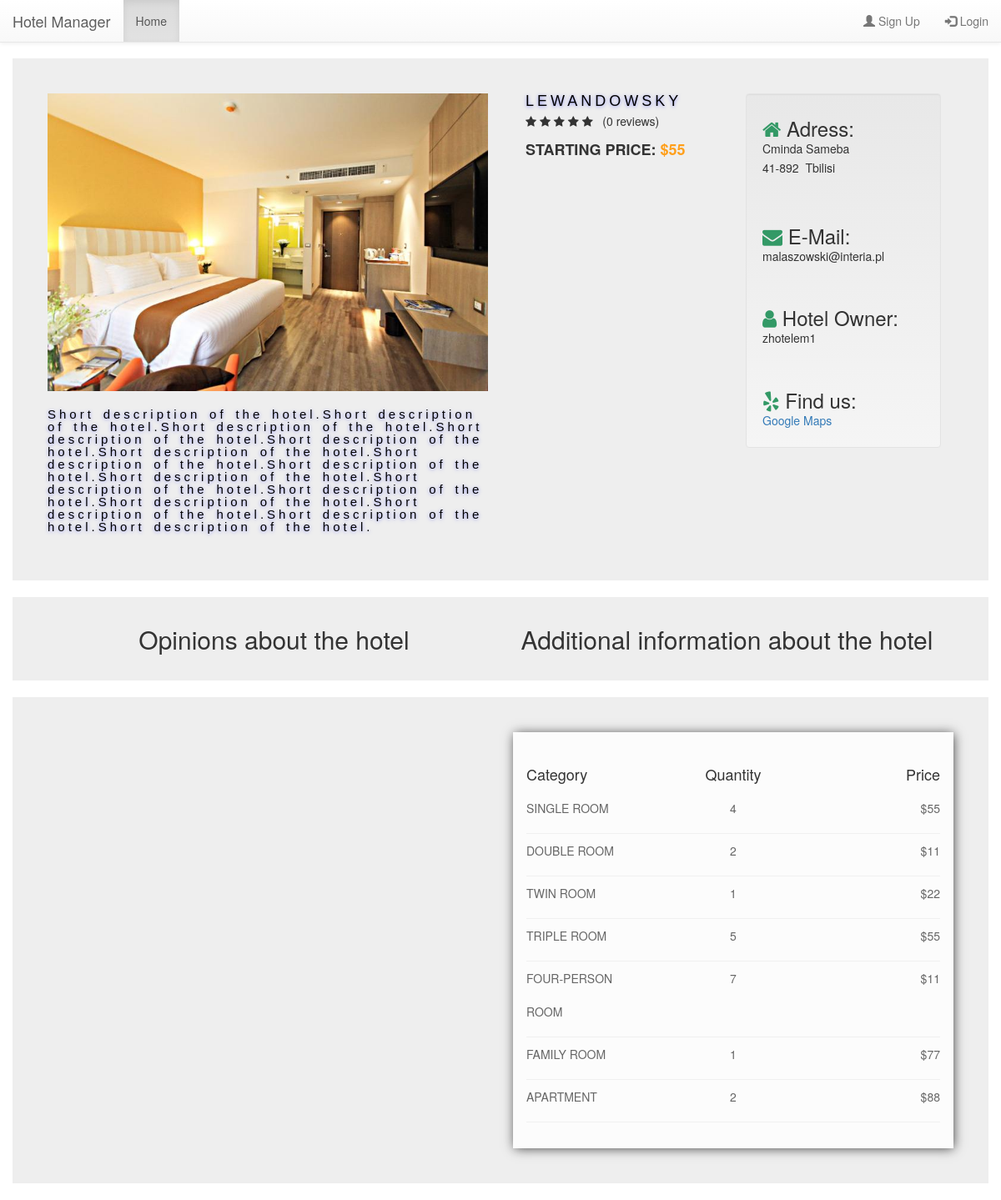
The page /booking/home/3 on the database its author committed.
### booking/models.py (models this page shows, shortened)
class Hotel(models.Model):
    hotel_owner = models.ForeignKey(HotelOwner, on_delete=models.CASCADE)
    hotel_name = models.CharField(max_length=120, verbose_name="Your hotel name")
    hotel_country = models.CharField(max_length=50, verbose_name="Your hotel country")
    hotel_city = models.CharField(max_length=100, verbose_name="Your hotel city")
    hotel_zip_code = models.CharField(max_length=6, default="43-701", verbose_name="Your hotel zip code")
    hotel_street = models.CharField(max_length=100, verbose_name="Your hotel street")
    hotel_street_number = models.IntegerField(default=0, verbose_name="Your hotel street number")
    hotel_place_number = models.IntegerField(default=0, verbose_name="Your hotel place number")
    hotel_short_desc = models.TextField(max_length=200, verbose_name="Briefly describe your hotel")
    hotel_long_desc = models.TextField(max_length=2000, verbose_name="Full description of your hotel")
    hotel_image = models.FileField(verbose_name="Upload image with your hotel")
    hotel_rating = models.FloatField(default=0.0)
    hotel_room_sgl = models.PositiveIntegerField(validators=[MinValueValidator(0)], default=0,
                                                 verbose_name="Number of single rooms in your hotel")
    hotel_room_dbl = models.PositiveIntegerField(validators=[MinValueValidator(0)], default=0,
                                                 verbose_name="Number of double rooms in your hotel")
    hotel_room_twin = models.PositiveIntegerField(validators=[MinValueValidator(0)], default=0,
                                                  verbose_name="Number of twin rooms in your hotel")
    hotel_room_tpl = models.PositiveIntegerField(validators=[MinValueValidator(0)], default=0,
                                                 verbose_name="Number of triple rooms in your hotel")
    hotel_room_qdbl = models.PositiveIntegerField(validators=[MinValueValidator(0)], default=0,
                                                  verbose_name="Number of quad rooms in your hotel")
    hotel_room_family = models.PositiveIntegerField(validators=[MinValueValidator(0)], default=0,
                                                    verbose_name="Number of family rooms in your hotel")
    hotel_room_apartment = models.PositiveIntegerField(validators=[MinValueValidator(0)], default=0,
                                                       verbose_name="Number of apartment rooms in your hotel")
    hotel_room_sgl_price = models.PositiveIntegerField(validators=[MinValueValidator(0)], default=0,
                                                       verbose_name="Your hotel single room price in $")
    hotel_room_dbl_price = models.PositiveIntegerField(validators=[MinValueValidator(0)], default=0,
                                                       verbose_name="Your hotel double room price in $")
    hotel_room_twin_price = models.PositiveIntegerField(validators=[MinValueValidator(0)], default=0,
                                                        verbose_name="Your hotel twin room price in $")
    hotel_room_tpl_price = models.PositiveIntegerField(validators=[MinValueValidator(0)], default=0,
                                                       verbose_name="Your hotel triple room price in $")
    hotel_room_qdbl_price = models.PositiveIntegerField(validators=[MinValueValidator(0)], default=0,
                                                        verbose_name="Your hotel quad room price in $")
    hotel_room_family_price = models.PositiveIntegerField(validators=[MinValueValidator(0)], default=0,
                                                          verbose_name="Your hotel family room price in $")
    hotel_room_apartment_price = models.PositiveIntegerField(validators=[MinValueValidator(0)], default=0,
                                                             verbose_name="Your hotel apartment room price in $")

class HotelOwner(AbstractUser):
    hasHotel = models.BooleanField(default=False)
    phone_regex = RegexValidator(regex=r'^\+?1?\d{9,15}$',
                                 message="Phone number must be entered in the format: '+999999999'. Up to 15 digits "
                                         "allowed.")
    phone_number = models.CharField(validators=[phone_regex], max_length=17, blank=False, null=False)
    class Meta:
        app_label = 'booking'
        permissions = ("has_hotel", "Has hotel."),

### booking/views.py (the view, shortened to what this page needs)
# urls.py: path('home/<int:pk>', views.HotelDetails.as_view(), name='hotel_details'),
class HotelDetails(DetailView):
    model = Hotel
    context_object_name = 'hotel'
    def get_context_data(self, **kwargs):
        context = super(HotelDetails, self).get_context_data(**kwargs)
        hotel = self.object
        weekday_list = []
        r = None
        hotel_rating_rounded = round(self.object.hotel_rating)
        opinions_to_hotel = Opinion.objects.filter(opinion_to__reservation_hotel=self.object)
        opinions_to_hotel_count = opinions_to_hotel.count()
        context['opinions'] = Opinion.objects.filter(opinion_to__reservation_hotel=self.object)
        context['hotel_rating_rounded'] = hotel_rating_rounded
        context['hotel_rating_left'] = 5 - hotel_rating_rounded
        context['opinions_to_hotel_count'] = opinions_to_hotel_count
        return context

### booking/templatetags/booking_extras.py (called while the page is built)
@register.filter(name='times')
def times(number):
    return range(number)

### booking/templates/booking/hotel_detail.html (shortened to what this page needs)
{% extends 'base.html' %}
{% block head %}
    {% load static %}
    {% load booking_extras %}
    <link href="{% static 'booking/style_detail.css' %}" rel="stylesheet">
    <link href="https://maxcdn.bootstrapcdn.com/font-awesome/4.7.0/css/font-awesome.min.css" rel="stylesheet">
{% endblock %}
{% block body %}
    <div class="container-fluid" style="padding-top: 20px">
        <div class="card">
            <div class="row">
                <div class="preview col-md-6">
                    <div class="preview-pic tab-content">
                        <div class="tab-pane active" id="pic-1"><img src="{{ hotel.hotel_image.url }}"/></div>
                    </div>
                    <p class="product-description" style="padding-top: 20px">
                            {{ hotel.hotel_long_desc }}
                        </p>
                </div>
                <div class="details col-md-6">
                    <div class="details col-md-6">
                        <h3 class="product-title">{{ hotel.hotel_name }}</h3>
                        <div class="rating" style="margin-top: -10px">
                            <div class="stars">
                                {% for star in hotel_rating_left|times %}
                                    <span class="fa fa-star"></span>
                                {% endfor %}
                            &nbsp;&nbsp;({{ opinions_to_hotel_count }} reviews)
                            </div>
                        </div>
                        <h4 class="price">Starting Price: <span>${{ hotel.hotel_room_sgl_price }}</span></h4>
                    </div>
                    <div class="details col-md-6">
                        <div class="well">
                            <h3 style="line-height:15%;"><i class="fa fa-home fa-1x"
                                                            style="line-height:6%;color:#339966"></i> Adress:</h3>
                            <p style="margin-top:10%;line-height:35%">{{ hotel.hotel_street }} </p>
                            <p>{{ hotel.hotel_zip_code }} &nbsp;{{ hotel.hotel_city }}</p>
                            <br/>
                            <br/>
                            <h3 style="line-height:15%;"><i class="fa fa-envelope fa-1x"
                                                            style="line-height:6%;color:#339966"></i> E-Mail:</h3>
                            <p style="margin-top:10%;line-height:35%">{{ hotel.hotel_owner.email }}</p>
                            <br/>
                            <br/>
                            <h3 style="line-height:15%;"><i class="fa fa-user fa-1x"
                                                            style="line-height:6%;color:#339966"></i> Hotel Owner:</h3>
                            <p style="margin-top:10%;line-height:35%">{{ hotel.hotel_owner }}</p>
                            <br/>
                            <br/>
                            <h3 style="line-height:15%;"><i class="fa fa-yelp fa-1x"
                                                            style="line-height:6%;color:#339966"></i> Find us:</h3>
                            <p style="margin-top:10%;line-height:35%"><a
                                    href="https://www.google.com/maps/search/?api=1&query={{ hotel.hotel_city }},{{ hotel.hotel_street }}"
                                    target="_blank">Google Maps</a></p>
                        </div>
                    </div>
                </div>
            </div>
        </div>
    </div>
    <div class="container-fluid" style="padding-bottom: 20px">
        <div class="card" style="padding-top: 30px;padding-bottom: 70px; margin-top: 20px">
            <div class="details col-md-6" style="text-align:center;">
                <p style="font-size: 30px"> Opinions about the hotel</p>
            </div>
            <div class="details col-md-6" style="text-align:center;">
                <p style="font-size: 30px;"> Additional information about the hotel </p>
            </div>
        </div>
        <div class="card" style="margin-top: 20px">
            <div class="row">
                <div class="details col-md-6">
                </div>
                <div class="details col-md-6">
                    <div class="single category ">
                        <div class="row">
                            <div class="col-6 col-md-4"><h4 style="text-align: left;">Category</h4></div>
                            <div class="col-6 col-md-4"><h4 style="text-align: center;">Quantity</h4></div>
                            <div class="col-6 col-md-4"><h4 style="text-align: right;">Price</h4></div>
                        </div>
                        <ul class="list-unstyled">
                            <li>
                                <div class="row">
                                    <div class="col-6 col-md-4"><p style="text-align: left;">Single room</p></div>
                                    <div class="col-6 col-md-4"><p
                                            style="text-align: center;">{{ hotel.hotel_room_sgl }}</p></div>
                                    <div class="col-6 col-md-4"><p style="text-align: right;">
                                        ${{ hotel.hotel_room_sgl_price }}</p></div>
                                </div>
                            </li>
                            <li>
                                <div class="row">
                                    <div class="col-6 col-md-4"><p style="text-align: left;">Double room</p></div>
                                    <div class="col-6 col-md-4"><p
                                            style="text-align: center;">{{ hotel.hotel_room_dbl }}</p></div>
                                    <div class="col-6 col-md-4"><p style="text-align: right;">
                                        ${{ hotel.hotel_room_dbl_price }}</p></div>
                                </div>
                            </li>
                            <li>
                                <div class="row">
                                    <div class="col-6 col-md-4"><p style="text-align: left;">Twin room</p></div>
                                    <div class="col-6 col-md-4"><p
                                            style="text-align: center;">{{ hotel.hotel_room_twin }}</p></div>
                                    <div class="col-6 col-md-4"><p style="text-align: right;">
                                        ${{ hotel.hotel_room_twin_price }}</p></div>
                                </div>
                            </li>
                            <li>
                                <div class="row">
                                    <div class="col-6 col-md-4"><p style="text-align: left;">Triple room</p></div>
                                    <div class="col-6 col-md-4"><p
                                            style="text-align: center;">{{ hotel.hotel_room_tpl }}</p></div>
                                    <div class="col-6 col-md-4"><p style="text-align: right;">
                                        ${{ hotel.hotel_room_tpl_price }}</p></div>
                                </div>
                            </li>
                            <li>
                                <div class="row">
                                    <div class="col-6 col-md-4"><p style="text-align: left;">Four-person room</p></div>
                                    <div class="col-6 col-md-4"><p
                                            style="text-align: center;">{{ hotel.hotel_room_qdbl }}</p></div>
                                    <div class="col-6 col-md-4"><p style="text-align: right;">
                                        ${{ hotel.hotel_room_qdbl_price }}</p></div>
                                </div>
                            </li>
                            <li>
                                <div class="row">
                                    <div class="col-6 col-md-4"><p style="text-align: left;">Family room</p></div>
                                    <div class="col-6 col-md-4"><p
                                            style="text-align: center;">{{ hotel.hotel_room_family }}</p></div>
                                    <div class="col-6 col-md-4"><p style="text-align: right;">
                                        ${{ hotel.hotel_room_family_price }}</p></div>
                                </div>
                            </li>
                            <li>
                                <div class="row">
                                    <div class="col-6 col-md-4"><p style="text-align: left;">Apartment</p></div>
                                    <div class="col-6 col-md-4"><p
                                            style="text-align: center;">{{ hotel.hotel_room_apartment }}</p></div>
                                    <div class="col-6 col-md-4"><p style="text-align: right;">
                                        ${{ hotel.hotel_room_apartment_price }}</p></div>
                                </div>
                            </li>
                        </ul>
                    </div>
                </div>
            </div>
        </div>
    </div>
{% endblock %}

### booking/static/booking/style_detail.css (style rules this page uses)
img { max-width: 100%; }
.card { margin-top: 50px; background: #eee; padding: 3em; height: min-content; }
.product-title, .price, .sizes, .colors { text-transform: UPPERCASE; font-weight: bold; }
.checked, .price span { color: #ff9f1a; }
.rating, .product-description, .price, .vote, .sizes { margin-bottom: 15px; }
.product-description { text-shadow:0px 1px 4px rgba(77,82,255,0.6); font-weight:normal;color:#000000; letter-spacing:3pt;word-spacing:2pt; font-size:15px;text-align:left; font-family:lucida sans unicode, lucida grande, sans-serif; line-height:1; margin-bottom: 15px; }
.product-title { text-shadow:0px 1px 4px rgba(77,82,255,0.6); font-weight:normal;color:#000000; letter-spacing:3pt;word-spacing:2pt; font-size:18px;text-align:left; font-family:lucida sans unicode, lucida grande, sans-serif; line-height:1; margin-bottom: 15px; }
.product-title { margin-top: 0; }

### booking/templates/booking/hotel_detail.html (style rules this page uses)
.single { padding: 30px 15px; background: #fcfcfc; border: 1px solid #fcfcfc; -webkit-box-shadow: 1px 1px 13px -1px rgba(0, 0, 0, 0.75); -moz-box-shadow: 1px 1px 13px -1px rgba(0, 0, 0, 0.75); box-shadow: 1px 1px 13px -1px rgba(0, 0, 0, 0.75); }
.single ul { margin-bottom: 0; }
.single li { color: #666; font-size: 14px; text-transform: uppercase; border-bottom: 1px solid #f0f0f0; line-height: 40px; display: block; text-decoration: none; }

### rows shown on the page
Hotel: hotel_image (picture), hotel_long_desc "Short description of the hotel.Short description of the hotel.Short description of the hotel.Short description of the hotel.Short description of the hotel.Short description of the hotel.Short description of the hotel.Short description of the hotel.Short description of the hotel.Short description of the hotel.Short description of the hotel.Short description of the hotel.Short description of the hotel.Short description of the hotel.Short description of the hotel.", hotel_name "LEWANDOWSKY", hotel_room_sgl_price "55", hotel_street "Cminda Sameba", hotel_zip_code "41-892", hotel_city "Tbilisi", hotel_owner.email "malaszowski@interia.pl", hotel_owner "zhotelem1", hotel_room_sgl "4", hotel_room_dbl "2", hotel_room_dbl_price "11", hotel_room_twin "1", hotel_room_twin_price "22", hotel_room_tpl "5", hotel_room_tpl_price "55", hotel_room_qdbl "7", hotel_room_qdbl_price "11", hotel_room_family "1", hotel_room_family_price "77", hotel_room_apartment "2", hotel_room_apartment_price "88"

### other values the page prints
{{ opinions_to_hotel_count }} "0"
